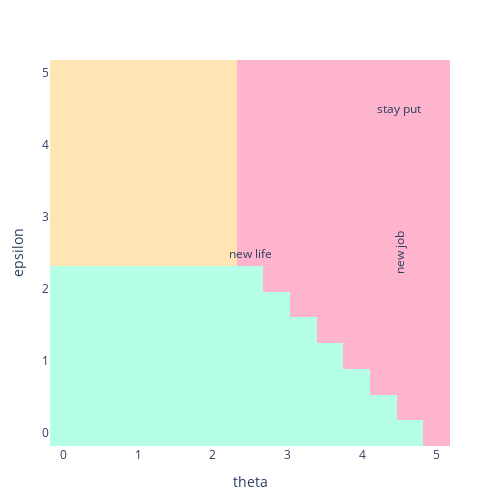

This figure's notebook cell:
### Markdown cell above
- We'll run same experiment with Q-learning

### Code cell
# reset random seed
Random.seed!(56)
qlearning = QLearning(m, 0.01);

# plot initial policy
plot_policy(m, get_greedy(m, qlearning.Q))

### Figure 1 — Plotly figure (JSON) as saved in the notebook; plotly's stock layout.template omitted (floating-point values rounded to 4 significant figures; data arrays with more than 128 entries replaced by an {"elided": "..."} marker saying what was removed)
{"data": [{"colorbar": {"autotick": false, "dtick": 1, "tick0": 1}, "colorscale": [[0, "#FFB4CE"], [0.3333, "#FFB4CE"], [0.3333, "#FFE5B4"], [0.6667, "#FFE5B4"], [0.6667, "#B4FFE5"], [1, "#B4FFE5"]], "showscale": false, "transpose": true, "type": "heatmap", "x": [0, 0.3571, 0.7143, 1.071, 1.429, 1.786, 2.143, 2.5, 2.857, 3.214, 3.571, 3.929, 4.286, 4.643, 5], "y": [0, 0.3571, 0.7143, 1.071, 1.429, 1.786, 2.143, 2.5, 2.857, 3.214, 3.571, 3.929, 4.286, 4.643, 5], "z": {"elided": "15x15 int values"}}], "layout": {"annotations": [{"showarrow": false, "text": "new life", "x": 2.5, "y": 2.5}, {"showarrow": false, "text": "new job", "textangle": 270, "x": 4.5, "y": 2.5}, {"showarrow": false, "text": "stay put", "x": 4.5, "y": 4.5}], "height": 500, "margin": {"b": 50, "l": 50, "r": 50, "t": 60}, "width": 500, "xaxis": {"title": {"text": "theta"}}, "yaxis": {"title": {"text": "epsilon"}}}}
